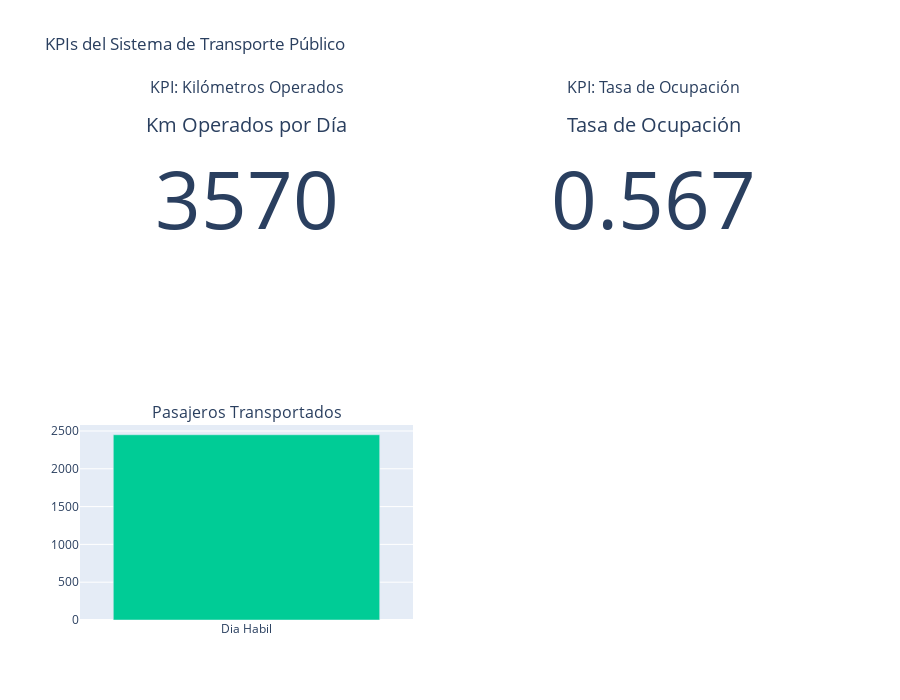

Here is the notebook cell this chart was saved with:
### Code cell
import plotly.graph_objects as go
from plotly.subplots import make_subplots

# Crear subplots con especificaciones de tipo 'indicator' y 'xy'
fig = make_subplots(
    rows=2, cols=2,  # Número de filas y columnas
    specs=[
        [{"type": "indicator"}, {"type": "indicator"}],  # Fila 1
        [{"type": "xy"}, {"type": "xy"}]                # Fila 2
    ],
    subplot_titles=("KPI: Kilómetros Operados", "KPI: Tasa de Ocupación",
                    "Pasajeros Transportados")
)

# Subplot 1: Kilómetros operados
fig.add_trace(go.Indicator(
    mode="number",
    value= Km_Operados,  # Reemplaza con tu valor calculado
    title={"text": "Km Operados por Día"}
), row=1, col=1)

# Subplot 2: Tasa de ocupación
fig.add_trace(go.Indicator(
    mode="number",
    value=Tasa_Ocupación,  # Reemplaza con tu valor calculado
    title={"text": "Tasa de Ocupación"}
), row=1, col=2)


# Subplot 4: Pasajeros Transportados (Gráfico de líneas)
fig.add_trace(go.Bar(
    x=["Dia Habil"],  # Reemplaza con tus intervalos
    y=[Pasajeros_Transportados],  # Reemplaza con tus valores
    name="Pasajeros Transportados al dia"
), row=2, col=1)

# Layout
fig.update_layout(
    title_text="KPIs del Sistema de Transporte Público",
    height=700,
    showlegend=False
)

fig.show()

### Figure 1 — Plotly figure (JSON) as saved in the notebook; plotly's stock layout.template omitted (floating-point values rounded to 4 significant figures)
{"data": [{"domain": {"x": [0, 0.45], "y": [0.625, 1]}, "mode": "number", "title": {"text": "Km Operados por Día"}, "type": "indicator", "value": 3566.0}, {"domain": {"x": [0.55, 1], "y": [0.625, 1]}, "mode": "number", "title": {"text": "Tasa de Ocupación"}, "type": "indicator", "value": 0.5671}, {"name": "Pasajeros Transportados al dia", "type": "bar", "x": ["Dia Habil"], "xaxis": "x", "y": [2450], "yaxis": "y"}], "layout": {"annotations": [{"font": {"size": 16}, "showarrow": false, "text": "KPI: Kilómetros Operados", "x": 0.225, "xanchor": "center", "xref": "paper", "y": 1, "yanchor": "bottom", "yref": "paper"}, {"font": {"size": 16}, "showarrow": false, "text": "KPI: Tasa de Ocupación", "x": 0.775, "xanchor": "center", "xref": "paper", "y": 1, "yanchor": "bottom", "yref": "paper"}, {"font": {"size": 16}, "showarrow": false, "text": "Pasajeros Transportados", "x": 0.225, "xanchor": "center", "xref": "paper", "y": 0.375, "yanchor": "bottom", "yref": "paper"}], "height": 700, "showlegend": false, "title": {"text": "KPIs del Sistema de Transporte Público"}, "xaxis": {"anchor": "y", "domain": [0, 0.45]}, "xaxis2": {"anchor": "y2", "domain": [0.55, 1]}, "yaxis": {"anchor": "x", "domain": [0, 0.375]}, "yaxis2": {"anchor": "x2", "domain": [0, 0.375]}}}
